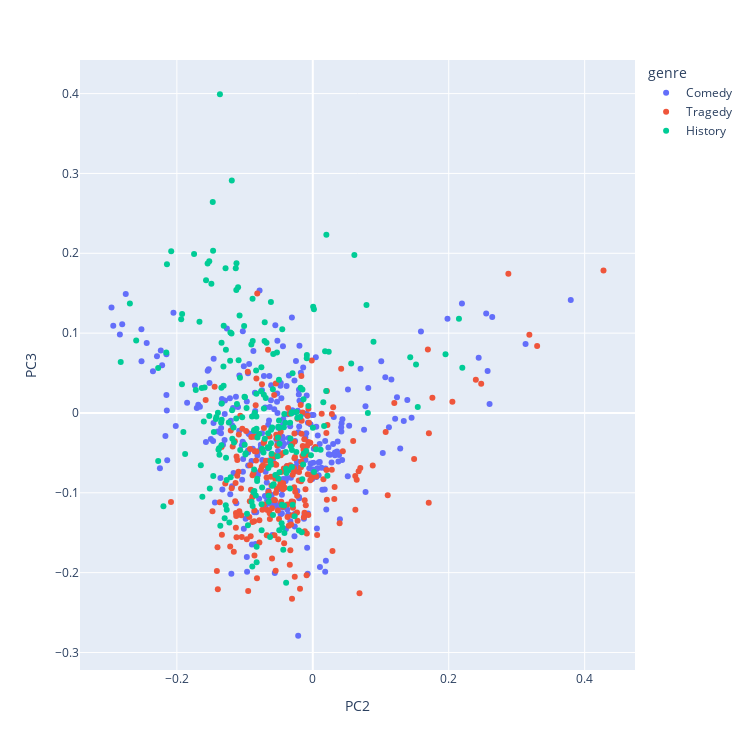

Notebook code cell kept with this figure:
### Code cell
px.scatter(DCM.reset_index(), x='PC2', y='PC3', color='genre', hover_name='title_id',
          width=750, height=750)

### Figure 1 — Plotly figure (JSON) as saved in the notebook; plotly's stock layout.template omitted (floating-point values rounded to 4 significant figures; data arrays with more than 128 entries replaced by an {"elided": "..."} marker saying what was removed)
{"data": [{"hovertemplate": "<b>%{hovertext}</b><br><br>genre=Comedy<br>PC2=%{x}<br>PC3=%{y}<extra></extra>", "hovertext": {"elided": "299 str values"}, "legendgroup": "Comedy", "marker": {"color": "#636efa", "symbol": "circle"}, "mode": "markers", "name": "Comedy", "orientation": "v", "showlegend": true, "type": "scatter", "x": {"elided": "299 float values"}, "xaxis": "x", "y": {"elided": "299 float values"}, "yaxis": "y"}, {"hovertemplate": "<b>%{hovertext}</b><br><br>genre=Tragedy<br>PC2=%{x}<br>PC3=%{y}<extra></extra>", "hovertext": {"elided": "235 str values"}, "legendgroup": "Tragedy", "marker": {"color": "#EF553B", "symbol": "circle"}, "mode": "markers", "name": "Tragedy", "orientation": "v", "showlegend": true, "type": "scatter", "x": {"elided": "235 float values"}, "xaxis": "x", "y": {"elided": "235 float values"}, "yaxis": "y"}, {"hovertemplate": "<b>%{hovertext}</b><br><br>genre=History<br>PC2=%{x}<br>PC3=%{y}<extra></extra>", "hovertext": {"elided": "223 str values"}, "legendgroup": "History", "marker": {"color": "#00cc96", "symbol": "circle"}, "mode": "markers", "name": "History", "orientation": "v", "showlegend": true, "type": "scatter", "x": {"elided": "223 float values"}, "xaxis": "x", "y": {"elided": "223 float values"}, "yaxis": "y"}], "layout": {"height": 750, "legend": {"title": {"text": "genre"}, "tracegroupgap": 0}, "margin": {"t": 60}, "width": 750, "xaxis": {"anchor": "y", "autorange": true, "domain": [0, 1], "range": [-0.3425, 0.4741], "title": {"text": "PC2"}, "type": "linear"}, "yaxis": {"anchor": "x", "autorange": true, "domain": [0, 1], "range": [-0.3219, 0.4421], "title": {"text": "PC3"}, "type": "linear"}}}
